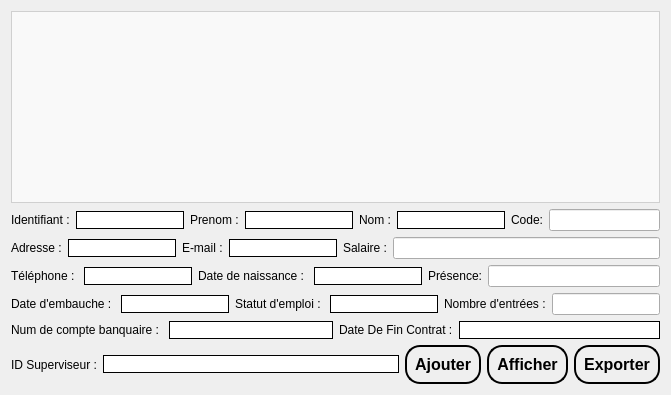
             <widget class="QWidget" name="tab_15">
              <attribute name="title">
               <string>  Ajouter employé  </string>
              </attribute>
              <layout class="QGridLayout" name="gridLayout_39">
               <item row="0" column="0">
                <widget class="QTableView" name="tableView">
                 <property name="sizePolicy">
                  <sizepolicy hsizetype="Expanding" vsizetype="Minimum">
                   <horstretch>50</horstretch>
                   <verstretch>50</verstretch>
                  </sizepolicy>
                 </property>
                 <property name="styleSheet">
                  <string notr="true">QTableView {
color:black;
   background-color: #f9f9f9; /* Couleur de fond des cellules */
   border: 1px solid #d0d0d0; /* Bordure externe fine */
   gridline-color: #e0e0e0; /* Couleur des lignes de la grille */
   font: 14px &quot;Segoe UI&quot;; /* Police moderne et lisible */
   selection-color:#ff0000; /* Texte des lignes sélectionnées */
}

QHeaderView::section {
   background-color: #eeeeee; /* Fond des en-têtes */
   color: #333333; /* Couleur du texte des en-têtes */
   border: 1px solid #cccccc; /* Bordure autour des en-têtes */
   padding: 4px; /* Espacement pour les en-têtes */
   font: bold 14px &quot;Segoe UI&quot;; /* Police des en-têtes */
}

QTableCornerButton::section {
   background-color: #eeeeee; /* Fond du coin supérieur gauche */
   border: 1px solid #cccccc; /* Bordure autour du coin */
}

QTableView QScrollBar:vertical {
   background: #f0f0f0; /* Fond de la scrollbar verticale */
   width: 12px; /* Largeur de la scrollbar */
   margin: 2px; /* Marges pour une meilleure séparation */
}

QTableView QScrollBar::handle:vertical {
   background: #c0c0c0; /* Couleur de la poignée */
   border-radius: 6px; /* Coins arrondis pour un style moderne */
}

QTableView QScrollBar::add-line:vertical, 
QTableView QScrollBar::sub-line:vertical {
   background: none; /* Pas de boutons supplémentaires */
}

QTableView::item {
   border: none; /* Pas de bordure individuelle autour des cellules */
   padding: 6px; /* Espacement intérieur des cellules */
}
</string>
                 </property>
                </widget>
               </item>
               <item row="1" column="0">
                <layout class="QHBoxLayout" name="horizontalLayout_170">
                 <item>
                  <layout class="QHBoxLayout" name="horizontalLayout_129">
                   <item>
                    <layout class="QHBoxLayout" name="horizontalLayout_6">
                     <item>
                      <widget class="QLabel" name="label_10">
                       <property name="styleSheet">
                        <string notr="true">font: 600 12pt &quot;Segoe UI&quot;;
color: rgb(0, 0, 0);</string>
                       </property>
                       <property name="text">
                        <string>Identifiant :</string>
                       </property>
                      </widget>
                     </item>
                     <item>
                      <widget class="QLineEdit" name="lineEdit_IDE">
                       <property name="styleSheet">
                        <string notr="true">font: 600 12pt &quot;Segoe UI&quot;;
color: rgb(0, 0, 0);
 border: 1px solid black;</string>
                       </property>
                      </widget>
                     </item>
                    </layout>
                   </item>
                   <item>
                    <layout class="QHBoxLayout" name="horizontalLayout_12">
                     <item>
                      <widget class="QLabel" name="nomPrenom_2">
                       <property name="styleSheet">
                        <string notr="true">font: 600 12pt &quot;Segoe UI&quot;;
color: rgb(0, 0, 0);</string>
                       </property>
                       <property name="text">
                        <string>Prenom :</string>
                       </property>
                      </widget>
                     </item>
                     <item>
                      <widget class="QLineEdit" name="lineEdit_prenom">
                       <property name="styleSheet">
                        <string notr="true">font: 600 12pt &quot;Segoe UI&quot;;
color: rgb(0, 0, 0);
 border: 1px solid black;</string>
                       </property>
                      </widget>
                     </item>
                    </layout>
                   </item>
                   <item>
                    <layout class="QHBoxLayout" name="horizontalLayout_11">
                     <item>
                      <widget class="QLabel" name="nomPrenom">
                       <property name="styleSheet">
                        <string notr="true">font: 600 12pt &quot;Segoe UI&quot;;
color: rgb(0, 0, 0);</string>
                       </property>
                       <property name="text">
                        <string>Nom :</string>
                       </property>
                      </widget>
                     </item>
                     <item>
                      <widget class="QLineEdit" name="lineEdit_nom">
                       <property name="styleSheet">
                        <string notr="true">font: 600 12pt &quot;Segoe UI&quot;;
color: rgb(0, 0, 0);
 border: 1px solid black;</string>
                       </property>
                      </widget>
                     </item>
                    </layout>
                   </item>
                  </layout>
                 </item>
                 <item>
                  <widget class="QLabel" name="label_13">
                   <property name="styleSheet">
                    <string notr="true">font: 600 12pt &quot;Segoe UI&quot;;
color: rgb(0, 0, 0);</string>
                   </property>
                   <property name="text">
                    <string>Code:</string>
                   </property>
                  </widget>
                 </item>
                 <item>
                  <widget class="QLineEdit" name="lineEdit_CODE"/>
                 </item>
                </layout>
               </item>
               <item row="2" column="0">
                <layout class="QHBoxLayout" name="horizontalLayout_167">
                 <item>
                  <layout class="QHBoxLayout" name="horizontalLayout_130">
                   <item>
                    <layout class="QHBoxLayout" name="horizontalLayout_88">
                     <item>
                      <widget class="QLabel" name="label_2">
                       <property name="styleSheet">
                        <string notr="true">font: 600 12pt &quot;Segoe UI&quot;;
color: rgb(0, 0, 0);</string>
                       </property>
                       <property name="text">
                        <string>Adresse :</string>
                       </property>
                      </widget>
                     </item>
                     <item>
                      <widget class="QLineEdit" name="lineEdit_adresse">
                       <property name="styleSheet">
                        <string notr="true">font: 600 12pt &quot;Segoe UI&quot;;
color: rgb(0, 0, 0);
 border: 1px solid black;</string>
                       </property>
                      </widget>
                     </item>
                    </layout>
                   </item>
                   <item>
                    <layout class="QHBoxLayout" name="horizontalLayout_8">
                     <item>
                      <widget class="QLabel" name="label_4">
                       <property name="styleSheet">
                        <string notr="true">font: 600 12pt &quot;Segoe UI&quot;;
color: rgb(0, 0, 0);</string>
                       </property>
                       <property name="text">
                        <string>E-mail :</string>
                       </property>
                      </widget>
                     </item>
                     <item>
                      <widget class="QLineEdit" name="lineEdit_email">
                       <property name="styleSheet">
                        <string notr="true">font: 600 12pt &quot;Segoe UI&quot;;
color: rgb(0, 0, 0);
 border: 1px solid black;</string>
                       </property>
                      </widget>
                     </item>
                    </layout>
                   </item>
                  </layout>
                 </item>
                 <item>
                  <widget class="QLabel" name="label_131">
                   <property name="styleSheet">
                    <string notr="true">font: 600 12pt &quot;Segoe UI&quot;;
color: rgb(0, 0, 0);</string>
                   </property>
                   <property name="text">
                    <string>Salaire :</string>
                   </property>
                  </widget>
                 </item>
                 <item>
                  <widget class="QLineEdit" name="lineEdit_SALAIRE"/>
                 </item>
                </layout>
               </item>
               <item row="3" column="0">
                <layout class="QHBoxLayout" name="horizontalLayout_171">
                 <item>
                  <layout class="QHBoxLayout" name="horizontalLayout_131">
                   <item>
                    <layout class="QHBoxLayout" name="horizontalLayout_125">
                     <item>
                      <widget class="QLabel" name="label_3">
                       <property name="styleSheet">
                        <string notr="true">font: 600 12pt &quot;Segoe UI&quot;;
color: rgb(0, 0, 0);</string>
                       </property>
                       <property name="text">
                        <string>Téléphone : </string>
                       </property>
                      </widget>
                     </item>
                     <item>
                      <widget class="QLineEdit" name="lineEdit_numtel">
                       <property name="styleSheet">
                        <string notr="true">font: 600 12pt &quot;Segoe UI&quot;;
color: rgb(0, 0, 0);
 border: 1px solid black;</string>
                       </property>
                      </widget>
                     </item>
                    </layout>
                   </item>
                   <item>
                    <layout class="QHBoxLayout" name="horizontalLayout_9">
                     <item>
                      <widget class="QLabel" name="ddn">
                       <property name="styleSheet">
                        <string notr="true">font: 600 12pt &quot;Segoe UI&quot;;
color: rgb(0, 0, 0);</string>
                       </property>
                       <property name="text">
                        <string>Date de naissance : </string>
                       </property>
                      </widget>
                     </item>
                     <item>
                      <widget class="QLineEdit" name="lineEdit_DATEN">
                       <property name="styleSheet">
                        <string notr="true">font: 600 12pt &quot;Segoe UI&quot;;
color: rgb(0, 0, 0);
 border: 1px solid black;</string>
                       </property>
                      </widget>
                     </item>
                    </layout>
                   </item>
                  </layout>
                 </item>
                 <item>
                  <widget class="QLabel" name="label_14">
                   <property name="styleSheet">
                    <string notr="true">font: 600 12pt &quot;Segoe UI&quot;;
color: rgb(0, 0, 0);</string>
                   </property>
                   <property name="text">
                    <string>Présence:</string>
                   </property>
                  </widget>
                 </item>
                 <item>
                  <widget class="QLineEdit" name="lineEdit_PRESENCE"/>
                 </item>
                </layout>
               </item>
               <item row="4" column="0">
                <layout class="QHBoxLayout" name="horizontalLayout_172">
                 <item>
                  <layout class="QHBoxLayout" name="horizontalLayout_132">
                   <item>
                    <layout class="QHBoxLayout" name="horizontalLayout_126">
                     <item>
                      <widget class="QLabel" name="label_5">
                       <property name="styleSheet">
                        <string notr="true">font: 600 12pt &quot;Segoe UI&quot;;
color: rgb(0, 0, 0);</string>
                       </property>
                       <property name="text">
                        <string>Date d'embauche : </string>
                       </property>
                      </widget>
                     </item>
                     <item>
                      <widget class="QLineEdit" name="lineEdit_DATEM">
                       <property name="styleSheet">
                        <string notr="true">font: 600 12pt &quot;Segoe UI&quot;;
color: rgb(0, 0, 0);
 border: 1px solid black;</string>
                       </property>
                      </widget>
                     </item>
                    </layout>
                   </item>
                   <item>
                    <layout class="QHBoxLayout" name="horizontalLayout_7">
                     <item>
                      <widget class="QLabel" name="label_6">
                       <property name="styleSheet">
                        <string notr="true">font: 600 12pt &quot;Segoe UI&quot;;
color: rgb(0, 0, 0);</string>
                       </property>
                       <property name="text">
                        <string>Statut d'emploi : </string>
                       </property>
                      </widget>
                     </item>
                     <item>
                      <widget class="QLineEdit" name="lineEdit_statut">
                       <property name="styleSheet">
                        <string notr="true">font: 600 12pt &quot;Segoe UI&quot;;
color: rgb(0, 0, 0);
 border: 1px solid black;</string>
                       </property>
                      </widget>
                     </item>
                    </layout>
                   </item>
                  </layout>
                 </item>
                 <item>
                  <widget class="QLabel" name="label_15">
                   <property name="styleSheet">
                    <string notr="true">font: 600 12pt &quot;Segoe UI&quot;;
color: rgb(0, 0, 0);</string>
                   </property>
                   <property name="text">
                    <string>Nombre d'entrées :</string>
                   </property>
                  </widget>
                 </item>
                 <item>
                  <widget class="QLineEdit" name="lineEdit_NOMBRE_DENTREE"/>
                 </item>
                </layout>
               </item>
               <item row="5" column="0">
                <layout class="QHBoxLayout" name="horizontalLayout_133">
                 <item>
                  <layout class="QHBoxLayout" name="horizontalLayout_10">
                   <item>
                    <widget class="QLabel" name="label_7">
                     <property name="styleSheet">
                      <string notr="true">font: 600 12pt &quot;Segoe UI&quot;;
color: rgb(0, 0, 0);</string>
                     </property>
                     <property name="text">
                      <string>Num de compte banquaire : </string>
                     </property>
                    </widget>
                   </item>
                   <item>
                    <widget class="QLineEdit" name="lineEdit_NUMCB">
                     <property name="styleSheet">
                      <string notr="true">font: 600 12pt &quot;Segoe UI&quot;;
color: rgb(0, 0, 0);
 border: 1px solid black;</string>
                     </property>
                    </widget>
                   </item>
                  </layout>
                 </item>
                 <item>
                  <layout class="QHBoxLayout" name="horizontalLayout_127">
                   <item>
                    <widget class="QLabel" name="label_117">
                     <property name="styleSheet">
                      <string notr="true">font: 600 12pt &quot;Segoe UI&quot;;
color: rgb(0, 0, 0);</string>
                     </property>
                     <property name="text">
                      <string>Date De Fin Contrat :</string>
                     </property>
                    </widget>
                   </item>
                   <item>
                    <widget class="QLineEdit" name="lineEdit_Fin">
                     <property name="styleSheet">
                      <string notr="true">font: 600 12pt &quot;Segoe UI&quot;;
color: rgb(0, 0, 0);
 border: 1px solid black;</string>
                     </property>
                    </widget>
                   </item>
                  </layout>
                 </item>
                </layout>
               </item>
               <item row="6" column="0">
                <layout class="QHBoxLayout" name="horizontalLayout_147">
                 <item>
                  <layout class="QHBoxLayout" name="horizontalLayout_128">
                   <item>
                    <widget class="QLabel" name="label_129">
                     <property name="styleSheet">
                      <string notr="true">font: 600 12pt &quot;Segoe UI&quot;;
color: rgb(0, 0, 0);</string>
                     </property>
                     <property name="text">
                      <string>ID Superviseur :</string>
                     </property>
                    </widget>
                   </item>
                   <item>
                    <widget class="QLineEdit" name="lineEdit_IDS">
                     <property name="styleSheet">
                      <string notr="true">font: 600 12pt &quot;Segoe UI&quot;;
color: rgb(0, 0, 0);
 border: 1px solid black;</string>
                     </property>
                    </widget>
                   </item>
                  </layout>
                 </item>
                 <item>
                  <widget class="QPushButton" name="ajouter_e">
                   <property name="enabled">
                    <bool>true</bool>
                   </property>
                   <property name="mouseTracking">
                    <bool>true</bool>
                   </property>
                   <property name="styleSheet">
                    <string notr="true">QPushButton {
   color: black;                  /* Couleur du texte par défaut */
   border: 2px solid black;     /* Bordure légèrement plus foncée */
   border-radius: 15px;            /* Coins arrondis */
   padding: 8px 8px;             /* Espacement interne */
   font-size: 16px;               /* Taille de police */
   font-weight: bold;             /* Texte en gras */
   transition: background-color 0.3s ease; /* Transition douce pour la couleur */
}

QPushButton:hover {
   background-color: #00159b;     /* Couleur de fond au clic */
   color: white;                  /* Texte en blanc au clic */
}

QPushButton:pressed {
   background-color: #00159b;     /* Couleur de fond au clic */
   color: white;                  /* Texte en blanc au clic */
}</string>
                   </property>
                   <property name="text">
                    <string>Ajouter</string>
                   </property>
                   <property name="checkable">
                    <bool>true</bool>
                   </property>
                   <property name="checked">
                    <bool>false</bool>
                   </property>
                   <property name="autoRepeat">
                    <bool>false</bool>
                   </property>
                   <property name="autoExclusive">
                    <bool>true</bool>
                   </property>
                  </widget>
                 </item>
                 <item>
                  <widget class="QPushButton" name="afficher_e">
                   <property name="styleSheet">
                    <string notr="true">QPushButton {
   color: black;                  /* Couleur du texte par défaut */
   border: 2px solid black;     /* Bordure légèrement plus foncée */
   border-radius: 15px;            /* Coins arrondis */
   padding: 8px 8px;             /* Espacement interne */
   font-size: 16px;               /* Taille de police */
   font-weight: bold;             /* Texte en gras */
   transition: background-color 0.3s ease; /* Transition douce pour la couleur */
}

QPushButton:hover {
   background-color: #00159b;     /* Couleur de fond au clic */
   color: white;                  /* Texte en blanc au clic */
}

QPushButton:pressed {
   background-color: #00159b;     /* Couleur de fond au clic */
   color: white;                  /* Texte en blanc au clic */
}</string>
                   </property>
                   <property name="text">
                    <string>Afficher</string>
                   </property>
                  </widget>
                 </item>
                 <item>
                  <widget class="QPushButton" name="Exporter_e">
                   <property name="styleSheet">
                    <string notr="true">QPushButton {
   color: black;                  /* Couleur du texte par défaut */
   border: 2px solid black;     /* Bordure légèrement plus foncée */
   border-radius: 15px;            /* Coins arrondis */
   padding: 8px 8px;             /* Espacement interne */
   font-size: 16px;               /* Taille de police */
   font-weight: bold;             /* Texte en gras */
   transition: background-color 0.3s ease; /* Transition douce pour la couleur */
}</string>
                   </property>
                   <property name="text">
                    <string>Exporter</string>
                   </property>
                  </widget>
                 </item>
                </layout>
               </item>
              </layout>
             </widget>
